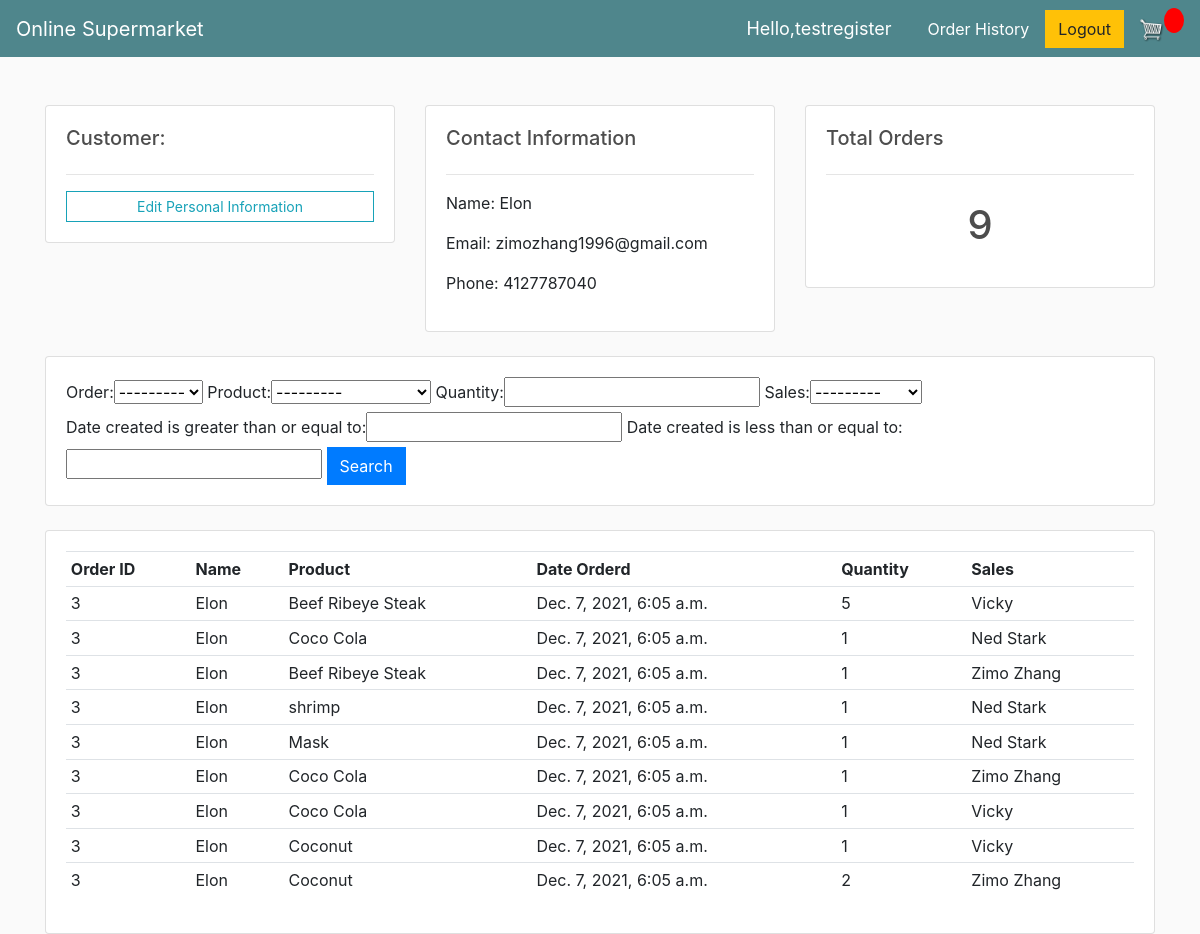
The app's page /order_history/1/ (signed in), older data.
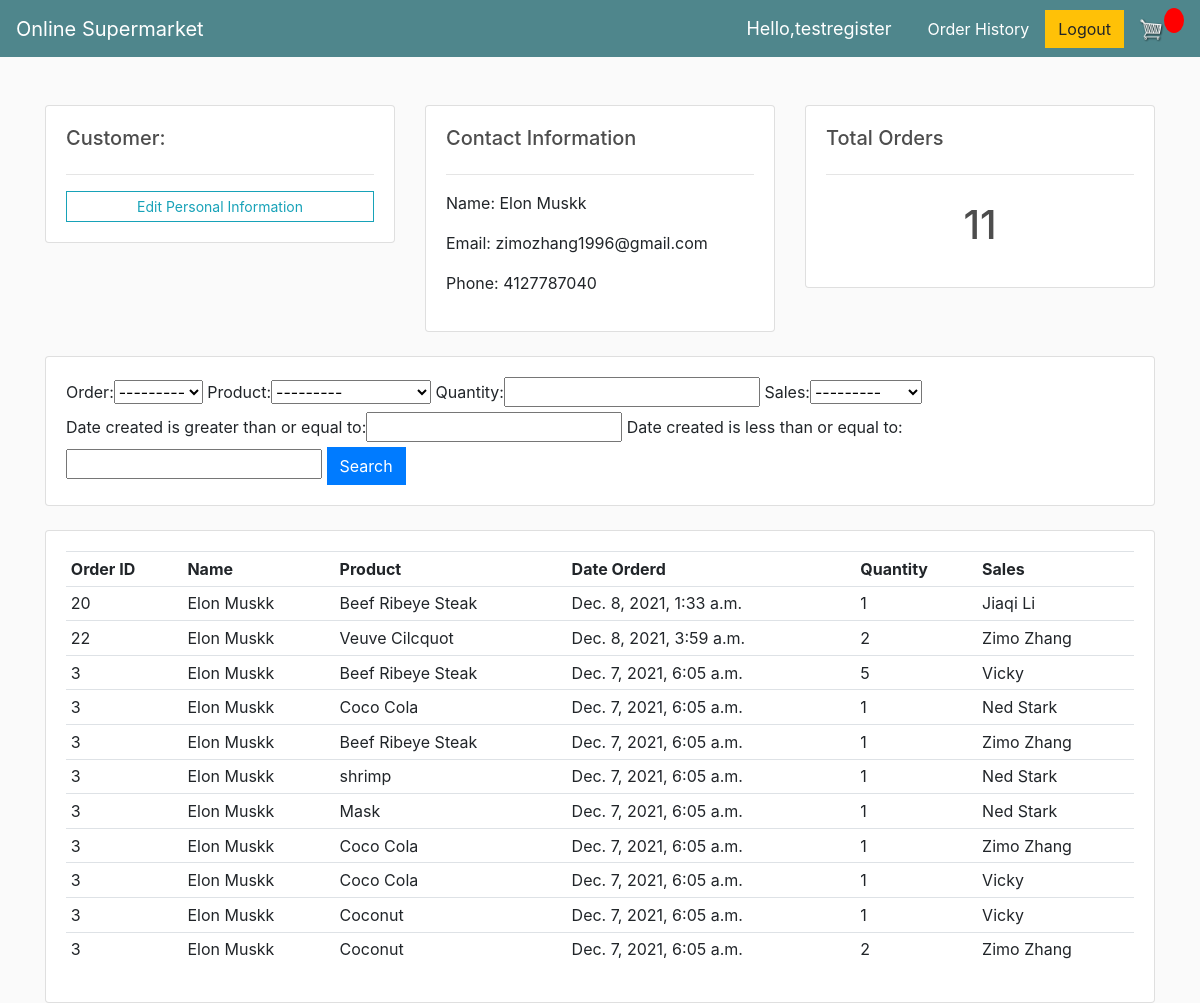
The same page, newer data.
### accounts/models.py (models this page shows, shortened)
class Customer(models.Model):
	CATEGORY = (
			('Home', 'Home'),
			('Business', 'Business'),
			)
	Gender = (
			('Male', 'Male'),
			('Female', 'Female'),
			)
	Marriage = (
			('Single', 'Single'),
			('Married', 'Married'),
			)
	user = models.OneToOneField(User, null=True, on_delete=models.CASCADE)
	name = models.CharField(max_length=200, null = True)
	email = models.EmailField(max_length=200, null = True)
	phone = models.CharField(max_length=10, null = True)
	address = models.CharField(max_length=200, null = True)
	city = models.CharField(max_length=200, null = True)
	zipcode = models.CharField(max_length=200, null = True)
	kind = models.CharField(max_length=200, choices = CATEGORY, null = True)
	age = models.IntegerField(default=0, null = True)
	income = models.IntegerField(default=0, null = True)
	gender = models.CharField(max_length=200, choices = Gender, null = True)
	marriage = models.CharField(max_length=200, choices = Marriage, null = True)
	business =  models.CharField(max_length=200, null = True)
	business_income = models.CharField(max_length=200, null = True)
	def __str__(self):
		return self.name

class OrderItem(models.Model):
	customer = models.ForeignKey(Customer, on_delete=models.PROTECT)
	order = models.ForeignKey(Order, on_delete=models.SET_NULL, null=True)
	product = models.ForeignKey(Product, on_delete= models.PROTECT)
	quantity = models.IntegerField(default=0)
	date_created = models.DateTimeField(auto_now_add=True, null=True)
	sales = models.ForeignKey(Sales, on_delete= models.PROTECT)

class Order(models.Model):
	customer = models.ForeignKey(Customer, on_delete=models.SET_NULL, null=True, blank=True)
	date_ordered = models.DateTimeField(auto_now_add=True, null=True)
	complete = models.BooleanField(default=False)
	transaction_id = models.CharField(max_length=100, null=True)
	sales = models.ForeignKey(Sales, on_delete=models.PROTECT)
	def __str__(self):
		return str(self.id)

class Product(models.Model):
	CATEGORY = (
			('Seafood', 'Seafood'),
			('Beauty', 'Beauty'),
			('Wine, Beer & Spirits', 'Wine, Beer & Spirits'),
			('Meat', 'Meat'),
			('Snack', 'Snack'),
			)
	name = models.CharField(max_length=200)
	price = models.FloatField()
	category = models.CharField(max_length=200, choices=CATEGORY)
	inventory = models.IntegerField(default=100)
	store = models.ForeignKey(Store, on_delete=models.PROTECT, null = True)
	image = models.ImageField(null=True, blank=True)
	def __str__(self):
		return self.name

class Sales(models.Model):
	CATEGORY = (
			('Sales', 'Sales'),
			('Store Manager', 'Store Manager'),
			('Region Manager', 'Region Manager'),
			)
	name = models.CharField(max_length=200)
	address = models.CharField(max_length=200, null=True)
	email = models.EmailField(max_length=200, null=True)
	title = models.CharField(max_length=200, choices=CATEGORY)
	store = models.ForeignKey(Store, on_delete=models.PROTECT)
	salary = models.FloatField(default=3000)
	def __str__(self):
		return self.name

### accounts/views.py (the view)
# urls.py: path('order_history/<str:pk>/', views.order_history, name="order_history"),
@login_required(login_url='login')
def order_history(request, pk):
	customer = Customer.objects.get(id=pk)
	orders = customer.orderitem_set.all()
	orders = orders.filter(order__complete=True).order_by('-date_created')
	order_count = orders.count()
	myFilter = OrderFilter(request.GET, queryset=orders)
	orders = myFilter.qs
	transactions = customer.order_set.all()
	context = {'customer': customer, 'orders': orders, 'order_count': order_count,
			   'myFilter': myFilter, 'transactions': transactions}
	return render(request, 'store/order_history.html', context)

### accounts/templates/store/order_history.html
{% extends 'store/user-page.html' %}
{% load static %}
{% block content %}
	<br>
<div class="row">
	<div class="col-md">
		<div class="card card-body">
			<h5>Customer:</h5>
			<hr>
			<a class="btn btn-outline-info  btn-sm btn-block" href="{% url 'user_update_user' customer.id %}">Edit Personal Information</a>
		</div>
	</div>
	<div class="col-md">
		<div class="card card-body">
			<h5>Contact Information</h5>
			<hr>
			<p>Name: {{customer.name}}</p>
			<p>Email: {{customer.email}}</p>
			<p>Phone: {{customer.phone}}</p>
		</div>
	</div>
	<div class="col-md">
		<div class="card card-body">
			<h5>Total Orders</h5>
			<hr>
			<h1 style="text-align: center;padding: 10px">{{order_count}}</h1>
		</div>
	</div>
</div>
<br>
<div class="row">
	<div class="col">
		<div class="card card-body">
			<form method="get">
				{{myFilter.form}}
		    <button class="btn btn-primary" type="submit">Search</button>
		  </form>
		</div>
	</div>
</div>
<br>
<div class="row">
	<div class="col-md">
		<div class="card card-body">
			<table class="table table-sm">
				<tr>
                    <th>Order ID</th>
					<th>Name</th>
					<th>Product</th>
					<th>Date Orderd</th>
					<th>Quantity</th>
                    <th>Sales</th>
				</tr>
				{% for order in orders %}
				<tr>
                    <td>{{order.order.id}}</td>
					<td>{{order.customer}}</td>
					<td>{{order.product}}</td>
					<td>{{order.order.date_ordered}}</td>
					<td>{{order.quantity}}</td>
                    <td>{{order.sales}}</td>
				</tr>
				{% endfor %}
			</table>
		</div>
	</div>
</div>
{% endblock %}

### accounts/templates/store/user-page.html (shortened to what this page needs)
<!DOCTYPE html>
{% load static %}
<html>
<head>
	<link rel="stylesheet" href="https://stackpath.bootstrapcdn.com/bootstrap/4.4.1/css/bootstrap.min.css">
	<link rel="stylesheet" type="text/css" href="{% static 'css/store.css' %}">
</head>
<body>
	<nav class="navbar navbar-expand-lg navbar-dark bg-dark">
	  <a class="navbar-brand" href="{% url 'store_list' %}">Online Supermarket</a>
	  <div class="collapse navbar-collapse" id="navbarSupportedContent">
	    <ul class="navbar-nav mr-auto">
	      <li class="nav-item active">
	        <a class="nav-link" >{{sales.store.name}} <span class="sr-only">(current)</span></a>
	      </li>
	    </ul>
	    <div class="form-inline my-2 my-lg-0">
			<a class="hello-msg" style="color:white;">Hello,{{request.user}}</a>
			<a href="{% url 'order_history' user.customer.id %}" style="color:white;" class="nav-link">Order History</a>
	     	<a href="{% url 'logout' %}" class="btn btn-warning">Logout</a>
	     	<a id="cart-url">
	    		<img  id="cart-icon" src="{% static 'images/cart.png' %}">
	    	</a>
	    	<p id="cart-total">{{cartItems}}</p>
	    </div>
	  </div>
	</nav>
     <div class="container">
            <br>
            {% block content %}
            {% endblock content %}
         </div>
</body>
</html>

### static/css/store.css (style rules this page uses)
body { background-color: hsl(0, 0%, 98%); }
h1,h2,h3,h4,h5,h6 { color:hsl(0, 0%, 30%); }
.bg-dark { background-color: #4f868c!important; }
#cart-icon { width:25px; display: inline-block; margin-left: 15px; }
#cart-total { display: block; text-align: center; color:#fff; background-color: red; width: 20px; height: 25px; border-radius: 50%; font-size: 14px; }
.btn { border-radius: 0; }

### accounts/templates/store/user-page.html (style rules this page uses)
.hello-msg { font-size: 18px; color: #fff; margin-right: 20px; }

Row changes from the older to the newer data that the page shows:
changed Customer "zimozhang1996@gmail.com": name "Elon" → "Elon Muskk"
added OrderItem: order.id "20", customer "Elon Muskk", product "Beef Ribeye Steak", order.date_ordered "Dec. 8, 2021, 1:33 a.m.", quantity "1", sales "Jiaqi Li"
added OrderItem: order.id "22", customer "Elon Muskk", product "Veuve Cilcquot", order.date_ordered "Dec. 8, 2021, 3:59 a.m.", quantity "2", sales "Zimo Zhang"
changed through a linked row, OrderItem (number 3 of 11 on the later page): customer "Elon" → "Elon Muskk"
changed through a linked row, OrderItem (number 4 of 11 on the later page): customer "Elon" → "Elon Muskk"
changed through a linked row, OrderItem (number 5 of 11 on the later page): customer "Elon" → "Elon Muskk"
changed through a linked row, OrderItem "shrimp": customer "Elon" → "Elon Muskk"
changed through a linked row, OrderItem "Mask": customer "Elon" → "Elon Muskk"
changed through a linked row, OrderItem (number 8 of 11 on the later page): customer "Elon" → "Elon Muskk"
changed through a linked row, OrderItem (number 9 of 11 on the later page): customer "Elon" → "Elon Muskk"
changed through a linked row, OrderItem (number 10 of 11 on the later page): customer "Elon" → "Elon Muskk"
changed through a linked row, OrderItem (number 11 of 11 on the later page): customer "Elon" → "Elon Muskk"
Text that changed along with them:
{{ order_count }}: "9" → "11"
